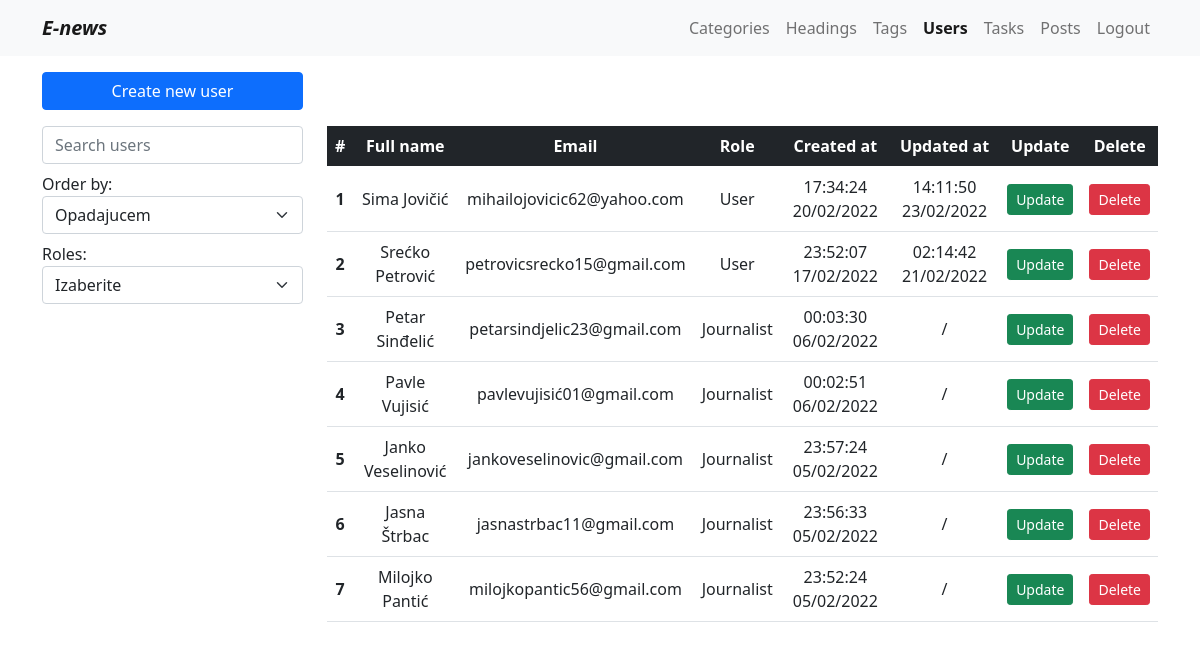
The app's page /admin.php?page=users (signed in) with its own data.
### tables this page shows
CREATE TABLE `users` (
  `id` int(11) NOT NULL,
  `first_name` varchar(50) NOT NULL,
  `last_name` varchar(50) NOT NULL,
  `email` varchar(70) NOT NULL,
  `password` varchar(50) NOT NULL,
  `created_at` datetime NOT NULL DEFAULT current_timestamp(),
  `updated_at` datetime DEFAULT NULL,
  `role_id` int(11) NOT NULL,
  `category_id` int(11) DEFAULT NULL
);

CREATE TABLE `roles` (
  `id` int(11) NOT NULL,
  `name` varchar(30) NOT NULL
);

### models/function.php (called while the page is built, shortened)
<?php
function userPagination($limit = 0, $keyword = '', $order = 0, $role_id = 0)
{
    global $conn;
    $query = "";
    $baseQuery = "SELECT u.*, r.name as roleName from users u join roles r ON u.role_id = r.id WHERE r.name != 'Admin'";
    $orderQuery = ' ORDER BY u.created_at DESC';
    $limitQuery = ' LIMIT :limit, :offset';
    if ($order == 1) {
        $orderQuery = " ORDER BY u.created_at ASC";
    } else {
        $orderQuery  = " ORDER BY u.created_at DESC";
    }
    $baseQuery = $baseQuery . $query . $orderQuery . $limitQuery;
    $limit = ((int)$limit) * ELEMENTS_OFFSET;
    $offset = ELEMENTS_OFFSET;
    $query = $conn->prepare($baseQuery);
    $query->bindValue(":limit", $limit, PDO::PARAM_INT);
    $query->bindValue(":offset", $offset, PDO::PARAM_INT);
    $query->execute();
    $res = $query->fetchAll();
    return $res;
}
function getNumOfUsers($action, $keyword = '', $role_id = 0)
{
    global $conn;
    $baseQuery = "SELECT COUNT(*) as numberOfUsers FROM users u JOIN roles r ON u.role_id = r.id WHERE r.name !='Admin'";
    if ($action == 'count') {
        $res = $conn->query($baseQuery)->fetch();
    } else {
        $pages = $conn->query($baseQuery)->fetch();
        $res = ceil($pages->numberOfUsers / ELEMENTS_OFFSET);
    }
    return $res;
}

### pages/pages/admin/users/index.php (the view, shortened to what this page needs)
<section class="container">
    <div class="row my-3">
        <div class="col-lg-3">
            <div class="d-grid"><a href="admin.php?page=user_action" class="btn btn-primary">Create new user</a></div>
        </div>
    </div>
    <div class="row mb-5">
        <div class="col col-lg-3">
            <div class="mb-2">
                <input type="text" name="searchUser" id="searchUser" placeholder="Search users" class="form-control">
            </div>
            <div class="mb-2">
                <label for="">Order by:</label>
                <select name="orderUserByDate" id="orderUserByDate" class="form-select">
                    <option value="0">Opadajucem</option>
                </select>
            </div>
            <div class="mb-2">
                <label for="">Roles:</label>
                <select name="filterByRole" id="filterByRole" class="form-select">
                    <option value="0">Izaberite</option>
                </select>
            </div>
        </div>
        <div class="col-lg-9">
            <div class="table-responsive-sm table-responsive-md">
                <table class="table text-center align-middle">
                    <thead class="table-dark">
                        <tr>
                            <th scope="row">#</th>
                            <th scope="row">Full name</th>
                            <th scope="row">Email</th>
                            <th scope="row">Role</th>
                            <th scope="row">Created at</th>
                            <th scope="row">Updated at</th>
                            <th scope="row">Update</th>
                            <th scope="row">Delete</th>
                        </tr>
                    </thead>
                    <tbody id="users">
                        <?php
                        $userElements = getNumOfUsers('count');
                        if ($userElements->numberOfUsers > 0) :
                        ?>
                            <?php
                            $rb = 1;
                            $users = userPagination();
                            foreach ($users as $user) :
                            ?>
                                <tr>
                                    <th scope="row"><?= $rb++ ?></th>
                                    <td><?= $user->first_name . " " . $user->last_name ?></td>
                                    <td><?= $user->email ?></td>
                                    <td><?= $user->roleName ?></td>
                                    <td><?= date("H:i:s d/m/Y", strtotime($user->created_at)) ?></td>
                                    <td><?= $user->updated_at != null ? date("H:i:s d/m/Y", strtotime($user->updated_at)) : '/' ?></td>
                                    <td><a href="admin.php?page=user_action&id=<?= $user->id ?>" class="btn btn-sm btn-success">Update</a></td>
                                    <td><button type="button" class="btn btn-danger btn-sm delete-user" data-id="<?= $user->id ?>">Delete</button></td>
                                </tr>
                            <?php endforeach;
                        else : ?>
                            <tr>
                                <th colspan='8' class="text-center">We dont have any user at this moment</th>
                            </tr>
                        <?php endif; ?>
                    </tbody>
                </table>
            </div>
        </div>
    </div>
</section>

### records on screen
users: first_name "Sima", last_name "Jovičić", email "mihailojovicic62@yahoo.com", role.name "User", created_at "17:34:24 20/02/2022", updated_at "14:11:50 23/02/2022"
users: first_name "Srećko", last_name "Petrović", email "petrovicsrecko15@gmail.com", role.name "User", created_at "23:52:07 17/02/2022", updated_at "02:14:42 21/02/2022"
users: first_name "Petar", last_name "Sinđelić", email "petarsindjelic23@gmail.com", role.name "Journalist", created_at "00:03:30 06/02/2022"
users: first_name "Pavle", last_name "Vujisić", email "pavlevujisić01@gmail.com", role.name "Journalist", created_at "00:02:51 06/02/2022"
users: first_name "Janko", last_name "Veselinović", email "jankoveselinovic@gmail.com", role.name "Journalist", created_at "23:57:24 05/02/2022"
users: first_name "Jasna", last_name "Štrbac", email "jasnastrbac11@gmail.com", role.name "Journalist", created_at "23:56:33 05/02/2022"
users: first_name "Milojko", last_name "Pantić", email "milojkopantic56@gmail.com", role.name "Journalist", created_at "23:52:24 05/02/2022"
